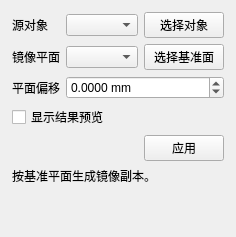
<?xml version='1.0' encoding='UTF-8'?>
<ui version="4.0">
 <class>MirrorDialog</class>
 <widget class="QWidget" name="MirrorDialog">
  <layout class="QVBoxLayout" name="mainLayout">
   <property name="leftMargin"><number>12</number></property><property name="topMargin"><number>12</number></property><property name="rightMargin"><number>12</number></property><property name="bottomMargin"><number>12</number></property>
   <item><layout class="QFormLayout" name="formLayout">
    <item row="0" column="0"><widget class="QLabel" name="sourceLabel"><property name="text"><string>源对象</string></property></widget></item>
    <item row="1" column="0"><widget class="QLabel" name="planeLabel"><property name="text"><string>镜像平面</string></property></widget></item>
    <item row="2" column="0"><widget class="QLabel" name="offsetLabel"><property name="text"><string>平面偏移</string></property></widget></item>
    <item row="2" column="1"><widget class="CompactDoubleSpinBox" name="offsetSpin"><property name="suffix"><string> mm</string></property><property name="decimals"><number>4</number></property><property name="minimum"><double>-1000000.000000000000000</double></property><property name="maximum"><double>1000000.000000000000000</double></property></widget></item>
   <item row="0" column="1"><widget class="QWidget" name="sourceRow"><layout class="QHBoxLayout" name="sourceRowLayout"><property name="leftMargin"><number>0</number></property><property name="topMargin"><number>0</number></property><property name="rightMargin"><number>0</number></property><property name="bottomMargin"><number>0</number></property><property name="spacing"><number>6</number></property><item><widget class="QComboBox" name="sourceCombo"/></item><item><widget class="QPushButton" name="pickSourceButton"><property name="text"><string>选择对象</string></property></widget></item></layout></widget></item><item row="1" column="1"><widget class="QWidget" name="planeRow"><layout class="QHBoxLayout" name="planeRowLayout"><property name="leftMargin"><number>0</number></property><property name="topMargin"><number>0</number></property><property name="rightMargin"><number>0</number></property><property name="bottomMargin"><number>0</number></property><property name="spacing"><number>6</number></property><item><widget class="QComboBox" name="planeCombo"/></item><item><widget class="QPushButton" name="pickPlaneFaceButton"><property name="text"><string>选择基准面</string></property></widget></item></layout></widget></item></layout></item>
   <item><widget class="QCheckBox" name="previewCheck"><property name="text"><string>显示结果预览</string></property><property name="toolTip"><string>默认关闭。镜像基准面参考线仍会显示，结果实体仅在勾选后预览。</string></property></widget></item>
   <item><layout class="QHBoxLayout" name="buttonLayout"><item><spacer name="buttonSpacer"><property name="orientation"><enum>Qt::Horizontal</enum></property><property name="sizeHint" stdset="0"><size><width>20</width><height>20</height></size></property></spacer></item><item><widget class="QPushButton" name="applyButton"><property name="text"><string>应用</string></property></widget></item></layout></item>
   <item><widget class="QLabel" name="statusLabel"><property name="text"><string>按基准平面生成镜像副本。</string></property><property name="wordWrap"><bool>true</bool></property></widget></item>
   <item><spacer name="verticalSpacer"><property name="orientation"><enum>Qt::Vertical</enum></property><property name="sizeHint" stdset="0"><size><width>20</width><height>40</height></size></property></spacer></item>
  </layout>
 </widget>
  <customwidgets>
  <customwidget><class>CompactDoubleSpinBox</class><extends>QDoubleSpinBox</extends><header>CompactDoubleSpinBox.h</header></customwidget>
 </customwidgets>
 <resources/>
 <connections/>
</ui>
